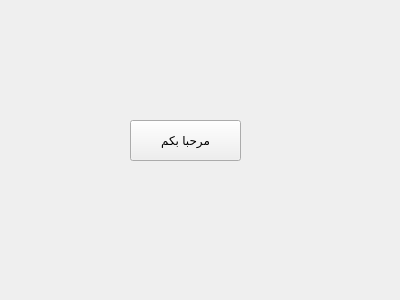
<?xml version="1.0" encoding="UTF-8"?>
<ui version="4.0">
 <class>MainWindow</class>
 <widget class="QMainWindow" name="MainWindow">
  <property name="geometry">
   <rect>
    <x>0</x>
    <y>0</y>
    <width>400</width>
    <height>300</height>
   </rect>
  </property>
  <property name="windowTitle">
   <string>Hello Application</string>
  </property>
  <widget class="QWidget" name="centralWidget">
   <widget class="QPushButton" name="btnHello">
    <property name="geometry">
     <rect>
      <x>130</x>
      <y>120</y>
      <width>111</width>
      <height>41</height>
     </rect>
    </property>
    <property name="text">
     <string>مرحبا بكم</string>
    </property>
   </widget>
   <widget class="QWidget" name="layoutWidget">
    <property name="geometry">
     <rect>
      <x>140</x>
      <y>70</y>
      <width>61</width>
      <height>36</height>
     </rect>
    </property>
    <layout class="QVBoxLayout" name="verticalLayout">
     <item>
      <widget class="QLabel" name="lblHello">
       <property name="text">
        <string>...</string>
       </property>
       <property name="alignment">
        <set>Qt::AlignCenter</set>
       </property>
      </widget>
     </item>
     <item>
      <widget class="QLabel" name="lblCount">
       <property name="text">
        <string>...</string>
       </property>
       <property name="alignment">
        <set>Qt::AlignCenter</set>
       </property>
      </widget>
     </item>
    </layout>
   </widget>
  </widget>
 </widget>
 <layoutdefault spacing="6" margin="11"/>
 <resources/>
 <connections/>
</ui>
